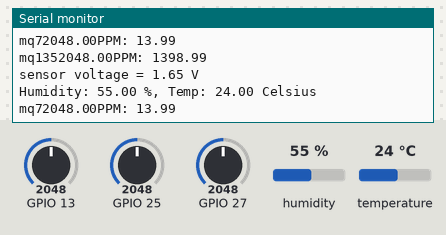
Recording of a sketch running on a simulated ESP32. Parts: the last lines printed to the serial monitor. The test bench sets the inputs (shaded band); at power-on: humidity 55 %, GPIO 13 = 2048, GPIO 25 = 2048, GPIO 27 = 2048, temperature 24 °C.

Above: at 5.8 s.
5.9 s: humidity set to 22 %
At 9.0 s:
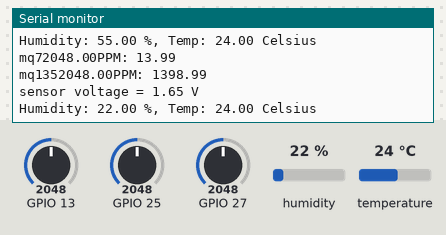
11.9 s: GPIO 13 set to 2866
At 12.8 s:
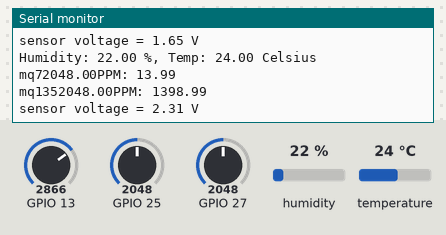
17.9 s: GPIO 25 set to 2866
At 19.4 s:
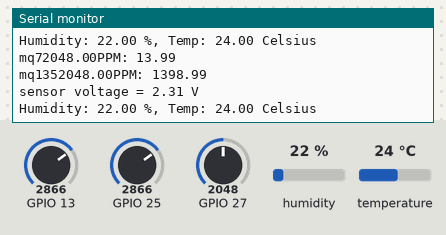
23.9 s: GPIO 27 set to 2866
At 28.7 s:
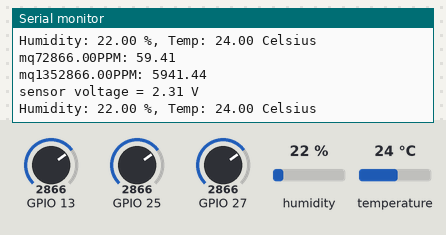
29.9 s: temperature set to 12 °C
At 33.9 s:
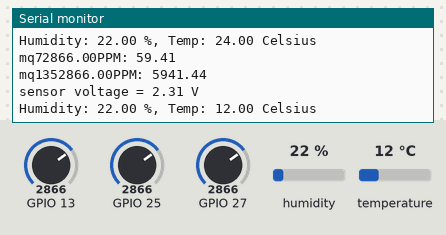
35.9 s: GPIO 13 set to 3972
At 39.1 s:
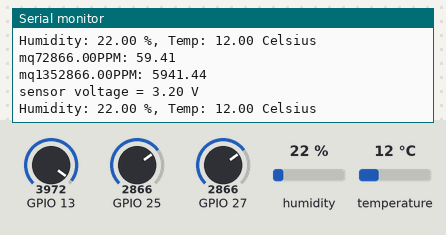
Timing chart, 0 to 40.6 s (numbered marks = the images above; inputs shaded):
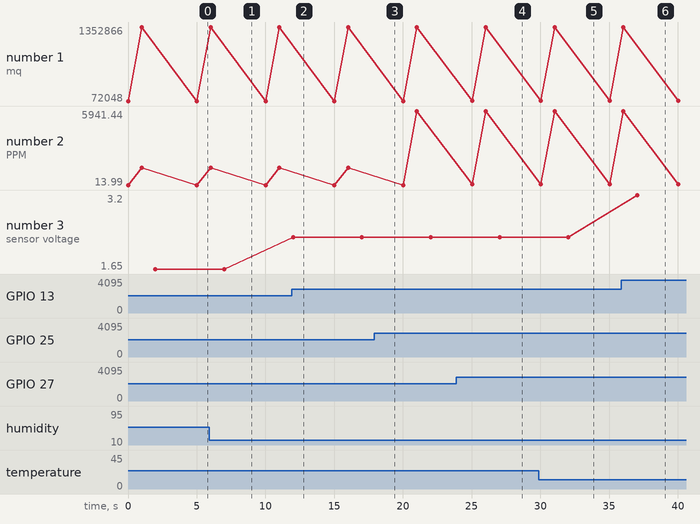

Measured:
- after the input at 5.9 s, the serial monitor: prints a new line after 2.1 s (image 1)
- after the input at 11.9 s, the serial monitor: prints a new line after 0.11 s (image 2)
- after the input at 23.9 s, the serial monitor: prints a new line after 1.1 s (image 4)
- after the input at 29.9 s, the serial monitor: prints a new line after 3.1 s (image 5)
- after the input at 35.9 s, the serial monitor: prints a new line after 1.1 s (image 6)
- plotted number 1: 1352048 → 1352866 after the input at 17.9 s
- plotted number 2: 1398.99 → 5941.44 after the input at 17.9 s
- plotted number 3: 1.65 → 2.31 after the input at 11.9 s, 2.31 → 3.2 after the input at 35.9 s

The sketch:

mq_7.ino
```cpp
#include <WiFi.h>
#include <ESPAsyncWebServer.h>
#include <ESPAsyncWiFiManager.h>
#include <Adafruit_Sensor.h>
#include <DHT.h>
#include <DHT_U.h>
#include "Adafruit_MQTT.h"
#include "Adafruit_MQTT_Client.h"

#define DHTPIN 4     // what pin we're connected to
#define DHTTYPE DHT22   // DHT 22  (AM2302)
DHT dht(DHTPIN, DHTTYPE); //// Initialize DHT sensor for normal 16mhz Arduino

int chk;
float hum;  //Stores humidity value
float temp; //Stores temperature value


float RS_gas = 0;
float ratio = 0;
float Value1 = 0;
float volt = 0;
float R0 = 7200.0;

float RS_gas1 = 0;
float ratio1 = 0;
float Value135 = 0;
float volt1 = 0;
float RO = 7200.0;

void setup() {
 Serial.begin(9600);
 dht.begin();
}

void loop() {
   Value1 = analogRead(27);
   Serial.print("mq7");
   Serial.print(Value1);
   volt = Value1/4095*3.3;
   RS_gas = (3.3-volt)/volt;
   ratio = RS_gas/R0; //Replace R0 with the value found using the sketch above
   float x = 1538.46 * ratio;
   float ppm = pow(x,-1.709);
   Serial.print("PPM: ");
   Serial.println(ppm);
   delay(1000);

   Value135 = analogRead(25);
      Serial.print("mq135");
   Serial.print(Value135);
   volt1 = Value135/4095*3.3;
   RS_gas1 = (3.3-volt1)/volt1;
   ratio1 = RS_gas1/RO; //Replace R0 with the value found using the sketch above
   float x1 = 1538.46 * ratio1;
   float ppm1 = pow(x1,-1.709);
   ppm1=ppm1*100;
   Serial.print("PPM: ");
   Serial.println(ppm1);
   delay(1000);
    float Voltage6;
  float Value6;

  Value6 = analogRead(13);


  Voltage6 = Value6/4095*3.3;

  Serial.print("sensor voltage = ");
  Serial.print(Voltage6);
  Serial.println(" V");
  delay(1000);

   //Read data and store it to variables hum and temp
    hum = dht.readHumidity();
    temp= dht.readTemperature();
    //Print temp and humidity values to serial monitor
    Serial.print("Humidity: ");
    Serial.print(hum);
    Serial.print(" %, Temp: ");
    Serial.print(temp);
    Serial.println(" Celsius");
    delay(2000); //Delay 2 sec.
}
```
